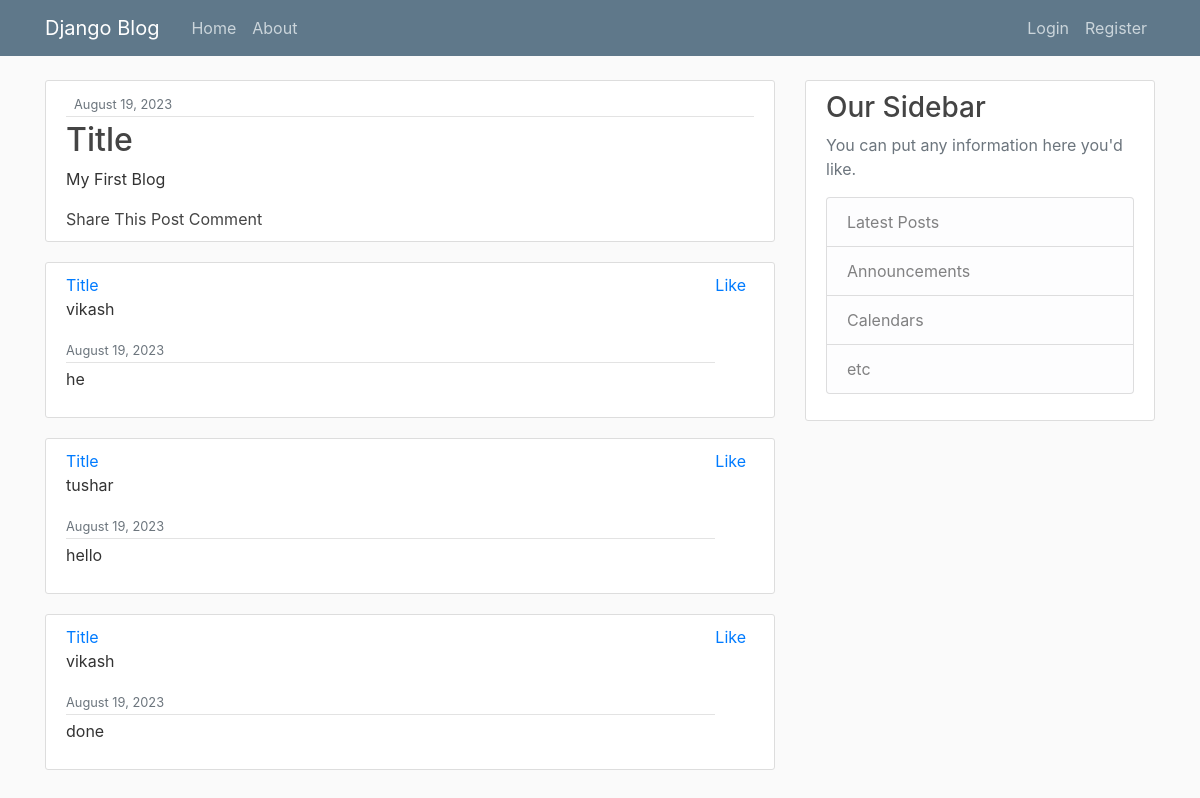
Page /blog/1/ on the committed database.
### blogs/models.py (models this page shows, shortened)
class Post(models.Model):
    title = models.CharField(max_length=100)
    content = models.TextField()
    date_posted = models.DateTimeField(default=timezone.now)
    def __str__(self):
        return self.title

class Comment(models.Model):
    post = models.ForeignKey(Post, on_delete=models.CASCADE)
    author = models.ForeignKey(User, on_delete=models.CASCADE)
    text = models.TextField()
    name = models.CharField(max_length=100,null=True,blank=True)
    created_at = models.DateTimeField(auto_now_add=True)

### blogs/views.py (the view)
# urls.py: path('blog/<int:pk>/',views.blog_details,name='blogs-details'),
def blog_details(request,pk):
    post = Post.objects.filter(id=pk).first()
    comments = Comment.objects.filter(post=post.id)
    like = Like.objects.all()
    context = {
        "post":post,
        "comments":comments,
        "like":like
    }
    return render(request,'blogs/details.html',context)

### blogs/templates/blogs/details.html (shortened to what this page needs)
{% extends "blogs/base.html" %}
{% block content %}
        <article class="media content-section">
          <div class="media-body">
            <div class="article-metadata">
              <small class="text-muted">{{ post.date_posted|date:"F d, Y" }}</small>
            </div>
            <h2><a class="article-title">{{ post.title }}</a></h2>
            <p class="article-content">{{ post.content }}</p>
            <a class="article-title" href="{% url 'shared-mail' %}">Share This Post</a>
            <a class="article-title" href="{% url 'blog_comments' post.id %}">Comment</a>
          </div>
        </article>
        {% for comment in comments %}
        <article class="media content-section">
          <div class="media-body">
            <div class="article-metadata">
              <a class="mr-2" href="#">{{ comment.post }}</a>
              <p class="article-content">{{ comment.name }}</p>
              <small class="text-muted">{{ comment.created_at|date:"F d, Y" }}</small>
            </div>
            <p class="article-content">{{ comment.text }}
            </div>
          <a class="mr-2" href="{% url 'comment-like' comment.id %}">Like</a>
        </article>
      {% endfor %}
{% endblock content %}

### blogs/templates/blogs/base.html (shortened to what this page needs)
{% load static %}
<!DOCTYPE html>
<html>
<head>
    <link rel="stylesheet" href="https://maxcdn.bootstrapcdn.com/bootstrap/4.0.0/css/bootstrap.min.css">
    <link rel="stylesheet" type="text/css" href="{% static 'blogs/main.css' %}">
</head>
<body>
    <header class="site-header">
      <nav class="navbar navbar-expand-md navbar-dark bg-steel fixed-top">
        <div class="container">
          <a class="navbar-brand mr-4" href="{% url 'blogs-home' %}">Django Blog</a>
          <div class="collapse navbar-collapse" id="navbarToggle">
            <div class="navbar-nav mr-auto">
              <a class="nav-item nav-link" href="{% url 'blogs-home' %}">Home</a>
              <a class="nav-item nav-link" href="{% url 'blogs-about' %}">About</a>
            </div>
            <div class="navbar-nav">
              {% if user.is_authenticated %}
                <a class="nav-item nav-link" href="{% url 'profile' %}">Profile</a>
                <a class="nav-item nav-link" href="{% url 'logout' %}">Logout</a>
              {% else %}
                <a class="nav-item nav-link" href="{% url 'login' %}">Login</a>
                <a class="nav-item nav-link" href="{% url 'register' %}">Register</a>
              {% endif %}
            </div>
          </div>
        </div>
      </nav>
    </header>
    <main role="main" class="container">
      <div class="row">
        <div class="col-md-8">
          {% block content %}{% endblock %}
        </div>
        <div class="col-md-4">
          <div class="content-section">
            <h3>Our Sidebar</h3>
            <p class='text-muted'>You can put any information here you'd like.
              <ul class="list-group">
                <li class="list-group-item list-group-item-light">Latest Posts</li>
                <li class="list-group-item list-group-item-light">Announcements</li>
                <li class="list-group-item list-group-item-light">Calendars</li>
                <li class="list-group-item list-group-item-light">etc</li>
              </ul>
            </p>
          </div>
        </div>
      </div>
    </main>
</body>
</html>

### blogs/static/blogs/main.css (style rules this page uses)
body { background: #fafafa; color: #333333; margin-top: 5rem; }
h1, h2, h3, h4, h5, h6 { color: #444444; }
ul { margin: 0; }
.bg-steel { background-color: #5f788a; }
.site-header .navbar-nav .nav-link { color: #cbd5db; }
.content-section { background: #ffffff; padding: 10px 20px; border: 1px solid #dddddd; border-radius: 3px; margin-bottom: 20px; }
.article-title { color: #444444; }
.article-content { white-space: pre-line; }
.article-metadata { padding-bottom: 1px; margin-bottom: 4px; border-bottom: 1px solid #e3e3e3 }

### rows in the picture
Post: date_posted "August 19, 2023", title "Title", content "My First Blog"
Comment: post "Title", name "vikash", created_at "August 19, 2023", text "he"
Comment: post "Title", name "tushar", created_at "August 19, 2023", text "hello"
Comment: post "Title", name "vikash", created_at "August 19, 2023", text "done"
